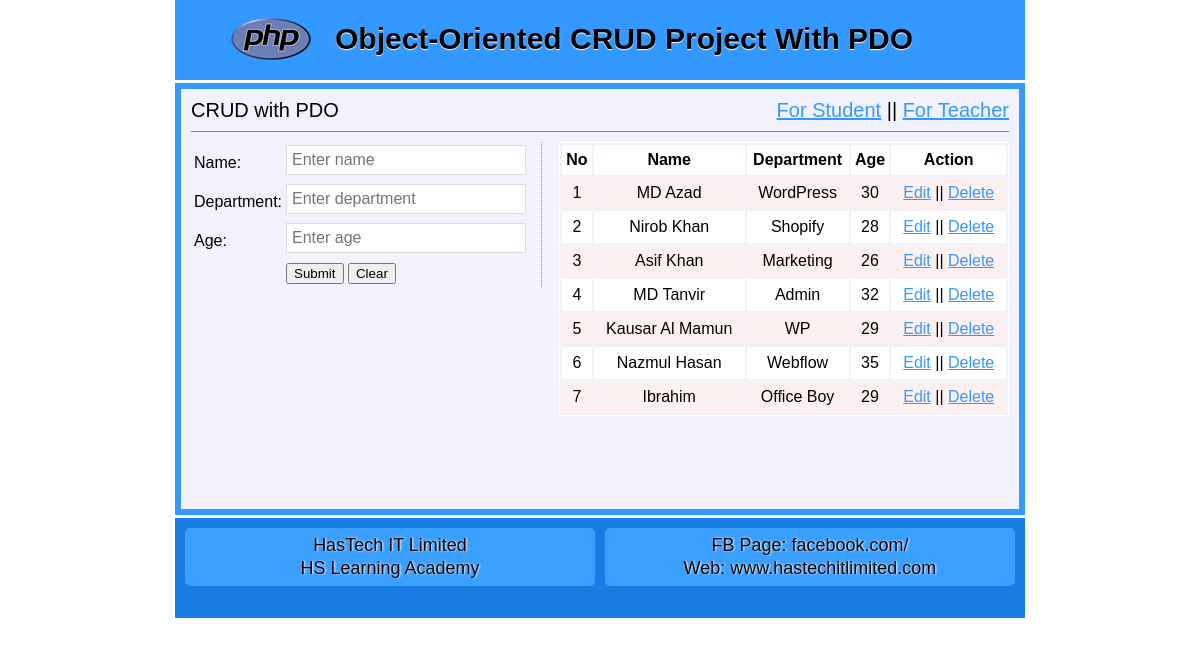
Before: / with the older database file.
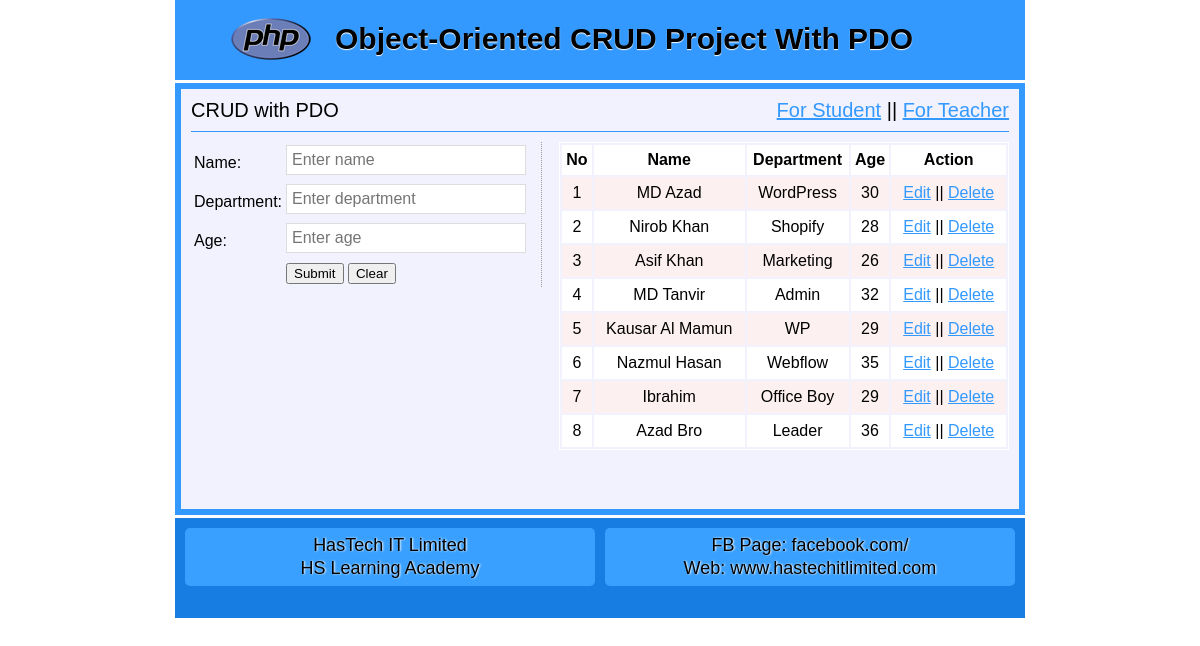
After: the same page with the newer database file.
### tables this page shows
CREATE TABLE `tbl_student` (
  `id` int(11) NOT NULL,
  `name` varchar(50) NOT NULL,
  `dep` varchar(50) NOT NULL,
  `age` int(11) NOT NULL
);

### classes/Main.php (called while the page is built, shortened)
<?php
    include "DB.php";
    abstract class Main{
        protected $table;
        public function readAll(){
            $sql = "SELECT * FROM $this->table";
            $stmt = DB::prepare($sql);
            $stmt->execute();
            return $stmt->fetchAll();
        }
    }
?>

### classes/DB.php (called while the page is built, shortened)
<?php
    class DB{
        private static $pdo;
        public static function connection(){
            if(!isset(self::$pdo)){
                try {
                    self::$pdo = new PDO('mysql:host='.DB_HOST.'; dbname='.DB_NAME,DB_USER,DB_PASSWORD);
                }catch (PDOException $e) {
                    echo $e->getMessage();
                }
            }
            return self::$pdo;
        }
        public static function prepare($sql){
            return self::connection()->prepare($sql);
        }
    }
?>

### index.php (the view, shortened to what this page needs)
<?php include "inc/header.php"; ?>
<?php
  $user = new Student();
?>
<section class="mainleft">
  <?php
    if (isset($_GET['action']) && $_GET['action'] == 'edit'){
      $id = (int)$_GET['id'];
      $result = $user->readById($id);
  ?>
  <form action="" method="post">
    <table>
        <input type="hidden" name="id" value="<?php echo $result['id']; ?>"/>
        <tr>
          <td>Name: </td>
          <td><input type="text" name="name" value="<?php echo $result['name']; ?>" required="1"/></td>
        </tr>
        <tr>
          <td>Department: </td>
          <td><input type="text" name="dep" value="<?php echo $result['dep']; ?>" required="1"/></td>
        </tr>
        <tr>
          <td>Age: </td>
          <td><input type="text" name="age" value="<?php echo $result['age']; ?>" required="1"/></td>
        </tr>
        <tr>
          <td></td>
          <td>
            <input type="submit" name="update" value="Submit"/>
            <input type="reset" value="Clear"/>
          </td>
        </tr>
      </table>
  </form>
  <?php } else { ?>
  <form action="" method="post">
    <table>
        <tr>
          <td>Name: </td>
          <td><input type="text" name="name" placeholder="Enter name" required="1"/></td>
        </tr>
        <tr>
          <td>Department: </td>
          <td><input type="text" name="dep" placeholder="Enter department" required="1"/></td>
        </tr>
        <tr>
          <td>Age: </td>
          <td><input type="text" name="age" placeholder="Enter age" required="1"/></td>
        </tr>
        <tr>
          <td></td>
          <td>
            <input type="submit" name="create" value="Submit"/>
            <input type="reset" value="Clear"/>
          </td>
        </tr>
      </table>
  </form>
  <?php } ?>
</section>
<section class="mainright">
  <table class="tblone">
    <tr>
        <th>No</th>
        <th>Name</th>
        <th>Department</th>
        <th>Age</th>
        <th>Action</th>
    </tr>
    <?php
      $i=0;
      foreach ($user->readAll() as $key => $value){
        $i++;
    ?>
    <tr>
        <td><?php echo $i; ?></td>
        <td><?php echo $value['name']; ?></td>
        <td><?php echo $value['dep']; ?></td>
        <td><?php echo $value['age']; ?></td>
        <td>
        <?php echo "<a href='index.php?action=edit&id=".$value['id']."'>Edit</a>" ?> ||
        <?php echo "<a href='index.php?action=delete&id=".$value['id']."' onclick='myFunction()'>Delete</a>" ?>
        </td>
    </tr>
    <?php  } ?>
  </table>
</section>
<?php include "inc/footer.php"; ?>

Changed rows visible on the page:
added tbl_student: name "Azad Bro", dep "Leader", age "36"
